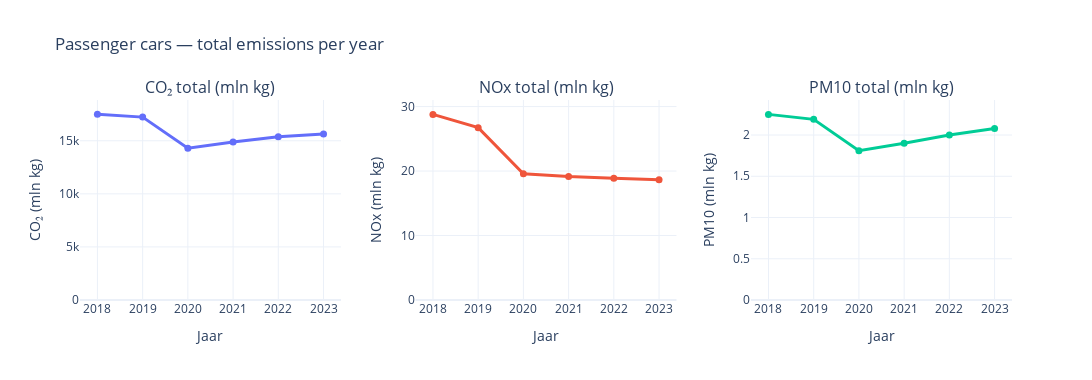
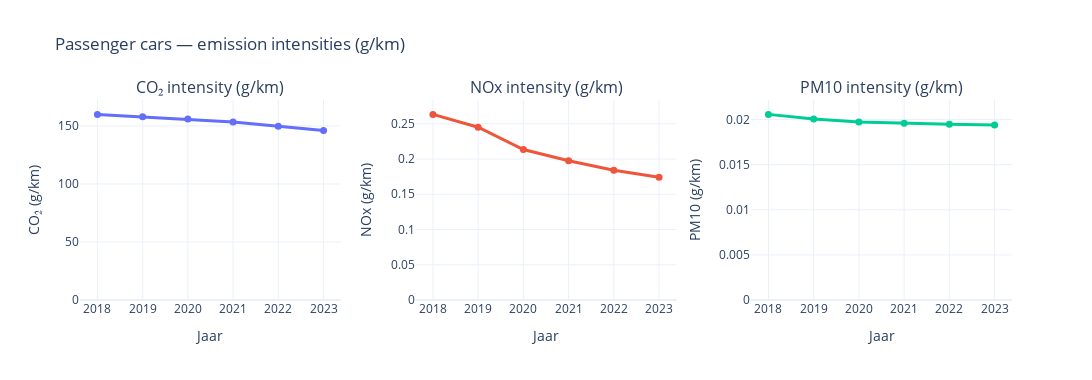

Notebook code for these charts, in order:
### Code cell
import re
import pandas as pd
import matplotlib.pyplot as plt
import plotly.graph_objects as go
from plotly.subplots import make_subplots

# ========= Bestanden =========
path_emissies = "Emissies_Nederland__wegverkeer_13102025_110220.csv"
path_km       = "Verkeer_motorvoertuigen_13102025_105929.csv"
electric_vehicles = "Procentuele aandeel BEV_ FCEV en PHEV personenauto's in het wagenpark.csv"

def find_col(df, startswith):
    """Zoek kolom die met 'startswith' begint (CBS wisselt soms subtitels)."""
    for c in df.columns:
        if str(c).startswith(startswith):
            return c
    return None

df_e = pd.read_csv(path_emissies, sep=';', encoding='utf-8-sig', quotechar='"', decimal=',')
df_km = pd.read_csv(path_km,       sep=';', encoding='utf-8-sig', quotechar='"', decimal=',')

co2_col  = find_col(df_e, "Emissies/Kooldioxide (CO2)")
nox_col  = find_col(df_e, "Emissies/Stikstofoxiden (NOx)")
pm10_col = find_col(df_e, "Emissies/PM10 Totaal")
if not all([co2_col, nox_col, pm10_col]):
    raise ValueError("Kon CO₂/NOx/PM10-kolommen niet vinden in het emissies-bestand.")

d_e = df_e[df_e['Voertuigtype'] == "Personenauto's"].copy()
d_e['Jaar'] = d_e['Perioden'].astype(str).str.extract(r'(\d{4})').astype(int)
d_e = d_e[(d_e['Jaar'] >= 2018) & (d_e['Jaar'] <= 2023)]

d_e = d_e[['Jaar', co2_col, nox_col, pm10_col]].rename(columns={
    co2_col:  'CO2_mlnkg',
    nox_col:  'NOx_mlnkg',
    pm10_col: 'PM10_mlnkg'
}).sort_values('Jaar')

km_total_col = find_col(df_km, "Kilometers in Nederland/Totaal kilometers in Nederland")
if not km_total_col:
    raise ValueError("Kon kolom 'Kilometers in Nederland/Totaal kilometers in Nederland (x mln km)' niet vinden in km-bestand.")

d_km = df_km[df_km['Voertuigtypes'] == 'Personenauto'].copy()
d_km['Jaar'] = d_km['Perioden'].astype(str).str.extract(r'(\d{4})').astype(int)
d_km = d_km[['Jaar', km_total_col]].rename(columns={km_total_col: 'km_mln'}).sort_values('Jaar')

df = d_e.merge(d_km, on='Jaar', how='inner')

df['CO2_g_per_km']  = (df['CO2_mlnkg']  * 1000) / df['km_mln']
df['NOx_g_per_km']  = (df['NOx_mlnkg']  * 1000) / df['km_mln']
df['PM10_g_per_km'] = (df['PM10_mlnkg'] * 1000) / df['km_mln']

print("\nTabel: kilometers (mln km), totalen (mln kg) en intensiteiten (g/km)")
print(df[['Jaar', 'km_mln', 'CO2_mlnkg', 'NOx_mlnkg', 'PM10_mlnkg',
          'CO2_g_per_km', 'NOx_g_per_km', 'PM10_g_per_km']].to_string(index=False))

def three_line_subplots(dataframe, x_col, y_cols, titles, ylabels, main_title):
    """Maakt 3 subplots naast elkaar met lines+markers (Plotly)."""
    x_vals = dataframe[x_col].astype(str)
    fig = make_subplots(rows=1, cols=3, subplot_titles=titles, horizontal_spacing=0.08)
    for i, (y, ylabel) in enumerate(zip(y_cols, ylabels), start=1):
        fig.add_trace(
            go.Scatter(
                x=x_vals, y=dataframe[y],
                mode="lines+markers",
                marker=dict(size=7),
                line=dict(width=3),
                hovertemplate="Jaar: %{x}<br>" + f"{ylabel}: " + "%{y:.3f}<extra></extra>"
            ),
            row=1, col=i
        )
        fig.update_xaxes(title_text="Jaar", row=1, col=i)
        fig.update_yaxes(title_text=ylabel, rangemode="tozero", row=1, col=i)
    fig.update_layout(template="plotly_white", showlegend=False,
                      height=380, width=1100, title_text=main_title)
    return fig

fig_totals = three_line_subplots(
    df, 'Jaar',
    y_cols=['CO2_mlnkg', 'NOx_mlnkg', 'PM10_mlnkg'],
    titles=['CO₂ total (mln kg)', 'NOx total (mln kg)', 'PM10 total (mln kg)'],
    ylabels=['CO₂ (mln kg)', 'NOx (mln kg)', 'PM10 (mln kg)'],
    main_title='Passenger cars — total emissions per year'
)
fig_totals.show()

fig_intensity = three_line_subplots(
    df, 'Jaar',
    y_cols=['CO2_g_per_km', 'NOx_g_per_km', 'PM10_g_per_km'],
    titles=['CO₂ intensity (g/km)', 'NOx intensity (g/km)', 'PM10 intensity (g/km)'],
    ylabels=['CO₂ (g/km)', 'NOx (g/km)', 'PM10 (g/km)'],
    main_title='Passenger cars — emission intensities (g/km)'
)
fig_intensity.show()

### Figure 1 — Plotly figure (JSON) as saved in the notebook; plotly's stock layout.template omitted (floating-point values rounded to 4 significant figures)
{"data": [{"hovertemplate": "Jaar: %{x}<br>CO₂ (mln kg): %{y:.3f}<extra></extra>", "line": {"width": 3}, "marker": {"size": 7}, "mode": "lines+markers", "type": "scatter", "x": ["2018", "2019", "2020", "2021", "2022", "2023"], "xaxis": "x", "y": [17487, 17230, 14302, 14874, 15374, 15638], "yaxis": "y"}, {"hovertemplate": "Jaar: %{x}<br>NOx (mln kg): %{y:.3f}<extra></extra>", "line": {"width": 3}, "marker": {"size": 7}, "mode": "lines+markers", "type": "scatter", "x": ["2018", "2019", "2020", "2021", "2022", "2023"], "xaxis": "x2", "y": [28.79, 26.73, 19.58, 19.15, 18.9, 18.66], "yaxis": "y2"}, {"hovertemplate": "Jaar: %{x}<br>PM10 (mln kg): %{y:.3f}<extra></extra>", "line": {"width": 3}, "marker": {"size": 7}, "mode": "lines+markers", "type": "scatter", "x": ["2018", "2019", "2020", "2021", "2022", "2023"], "xaxis": "x3", "y": [2.25, 2.19, 1.81, 1.9, 2.0, 2.08], "yaxis": "y3"}], "layout": {"annotations": [{"font": {"size": 16}, "showarrow": false, "text": "CO₂ total (mln kg)", "x": 0.14, "xanchor": "center", "xref": "paper", "y": 1, "yanchor": "bottom", "yref": "paper"}, {"font": {"size": 16}, "showarrow": false, "text": "NOx total (mln kg)", "x": 0.5, "xanchor": "center", "xref": "paper", "y": 1, "yanchor": "bottom", "yref": "paper"}, {"font": {"size": 16}, "showarrow": false, "text": "PM10 total (mln kg)", "x": 0.86, "xanchor": "center", "xref": "paper", "y": 1, "yanchor": "bottom", "yref": "paper"}], "height": 380, "showlegend": false, "title": {"text": "Passenger cars — total emissions per year"}, "width": 1100, "xaxis": {"anchor": "y", "domain": [0, 0.28], "title": {"text": "Jaar"}}, "xaxis2": {"anchor": "y2", "domain": [0.36, 0.64], "title": {"text": "Jaar"}}, "xaxis3": {"anchor": "y3", "domain": [0.72, 1], "title": {"text": "Jaar"}}, "yaxis": {"anchor": "x", "domain": [0, 1], "rangemode": "tozero", "title": {"text": "CO₂ (mln kg)"}}, "yaxis2": {"anchor": "x2", "domain": [0, 1], "rangemode": "tozero", "title": {"text": "NOx (mln kg)"}}, "yaxis3": {"anchor": "x3", "domain": [0, 1], "rangemode": "tozero", "title": {"text": "PM10 (mln kg)"}}}}

### Figure 2 — Plotly figure (JSON) as saved in the notebook; plotly's stock layout.template omitted (floating-point values rounded to 4 significant figures)
{"data": [{"hovertemplate": "Jaar: %{x}<br>CO₂ (g/km): %{y:.3f}<extra></extra>", "line": {"width": 3}, "marker": {"size": 7}, "mode": "lines+markers", "type": "scatter", "x": ["2018", "2019", "2020", "2021", "2022", "2023"], "xaxis": "x", "y": [159.9, 157.9, 155.9, 153.4, 149.7, 146.0], "yaxis": "y"}, {"hovertemplate": "Jaar: %{x}<br>NOx (g/km): %{y:.3f}<extra></extra>", "line": {"width": 3}, "marker": {"size": 7}, "mode": "lines+markers", "type": "scatter", "x": ["2018", "2019", "2020", "2021", "2022", "2023"], "xaxis": "x2", "y": [0.2633, 0.245, 0.2135, 0.1974, 0.1841, 0.1742], "yaxis": "y2"}, {"hovertemplate": "Jaar: %{x}<br>PM10 (g/km): %{y:.3f}<extra></extra>", "line": {"width": 3}, "marker": {"size": 7}, "mode": "lines+markers", "type": "scatter", "x": ["2018", "2019", "2020", "2021", "2022", "2023"], "xaxis": "x3", "y": [0.02058, 0.02008, 0.01973, 0.01959, 0.01948, 0.01941], "yaxis": "y3"}], "layout": {"annotations": [{"font": {"size": 16}, "showarrow": false, "text": "CO₂ intensity (g/km)", "x": 0.14, "xanchor": "center", "xref": "paper", "y": 1, "yanchor": "bottom", "yref": "paper"}, {"font": {"size": 16}, "showarrow": false, "text": "NOx intensity (g/km)", "x": 0.5, "xanchor": "center", "xref": "paper", "y": 1, "yanchor": "bottom", "yref": "paper"}, {"font": {"size": 16}, "showarrow": false, "text": "PM10 intensity (g/km)", "x": 0.86, "xanchor": "center", "xref": "paper", "y": 1, "yanchor": "bottom", "yref": "paper"}], "height": 380, "showlegend": false, "title": {"text": "Passenger cars — emission intensities (g/km)"}, "width": 1100, "xaxis": {"anchor": "y", "domain": [0, 0.28], "title": {"text": "Jaar"}}, "xaxis2": {"anchor": "y2", "domain": [0.36, 0.64], "title": {"text": "Jaar"}}, "xaxis3": {"anchor": "y3", "domain": [0.72, 1], "title": {"text": "Jaar"}}, "yaxis": {"anchor": "x", "domain": [0, 1], "rangemode": "tozero", "title": {"text": "CO₂ (g/km)"}}, "yaxis2": {"anchor": "x2", "domain": [0, 1], "rangemode": "tozero", "title": {"text": "NOx (g/km)"}}, "yaxis3": {"anchor": "x3", "domain": [0, 1], "rangemode": "tozero", "title": {"text": "PM10 (g/km)"}}}}
